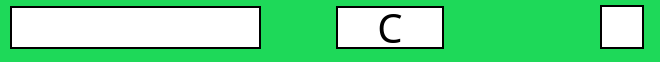
       <widget class="QWidget" name="key15" native="true">
        <property name="sizePolicy">
         <sizepolicy hsizetype="Preferred" vsizetype="Fixed">
          <horstretch>0</horstretch>
          <verstretch>0</verstretch>
         </sizepolicy>
        </property>
        <property name="minimumSize">
         <size>
          <width>0</width>
          <height>55</height>
         </size>
        </property>
        <property name="maximumSize">
         <size>
          <width>16777215</width>
          <height>90</height>
         </size>
        </property>
        <property name="cursor">
         <cursorShape>PointingHandCursor</cursorShape>
        </property>
        <property name="styleSheet">
         <string notr="true">background-color: rgb(30, 217, 89);
</string>
        </property>
        <widget class="QLineEdit" name="game_command15">
         <property name="geometry">
          <rect>
           <x>10</x>
           <y>6</y>
           <width>251</width>
           <height>43</height>
          </rect>
         </property>
         <property name="sizePolicy">
          <sizepolicy hsizetype="Expanding" vsizetype="Preferred">
           <horstretch>0</horstretch>
           <verstretch>0</verstretch>
          </sizepolicy>
         </property>
         <property name="minimumSize">
          <size>
           <width>0</width>
           <height>43</height>
          </size>
         </property>
         <property name="maximumSize">
          <size>
           <width>16777215</width>
           <height>16777215</height>
          </size>
         </property>
         <property name="font">
          <font>
           <family>Berlin Sans FB</family>
           <pointsize>20</pointsize>
          </font>
         </property>
         <property name="styleSheet">
          <string notr="true">background-color: rgb(255, 255, 255);
color: rgb(0, 0, 0);
border-style: solid;
border-width: 2px;
border-color: black;</string>
         </property>
         <property name="inputMask">
          <string notr="true"/>
         </property>
         <property name="maxLength">
          <number>16</number>
         </property>
         <property name="alignment">
          <set>Qt::AlignCenter</set>
         </property>
        </widget>
        <widget class="QLabel" name="key_15_name">
         <property name="geometry">
          <rect>
           <x>336</x>
           <y>6</y>
           <width>108</width>
           <height>43</height>
          </rect>
         </property>
         <property name="font">
          <font>
           <family>Berlin Sans FB</family>
           <pointsize>30</pointsize>
          </font>
         </property>
         <property name="styleSheet">
          <string notr="true">background-color: rgb(255, 255, 255);
border-style: solid;
border-width: 2px;
border-color: black;</string>
         </property>
         <property name="text">
          <string>C</string>
         </property>
         <property name="alignment">
          <set>Qt::AlignCenter</set>
         </property>
        </widget>
        <widget class="QCheckBox" name="checkBoxC">
         <property name="geometry">
          <rect>
           <x>600</x>
           <y>2</y>
           <width>51</width>
           <height>51</height>
          </rect>
         </property>
         <property name="styleSheet">
          <string notr="true">QCheckBox::indicator {
     width: 40px;
     height: 40px;
	border-style: solid;
    border-width: 2px;
    border-color: black;
}

QCheckBox::indicator:checked {
  background-color: rgb(7, 113, 240);
}
QCheckBox::indicator:unchecked {
    background-color: rgb(255, 255, 255);
}
</string>
         </property>
         <property name="text">
          <string/>
         </property>
         <property name="iconSize">
          <size>
           <width>23</width>
           <height>28</height>
          </size>
         </property>
         <property name="checkable">
          <bool>true</bool>
         </property>
        </widget>
       </widget>
